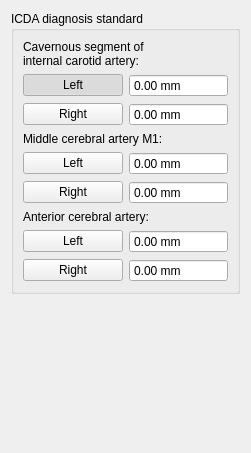
<?xml version="1.0" encoding="UTF-8"?>
<ui version="4.0">
 <class>QInteractorStyleSurfaceCenterLineICDAStandard</class>
 <widget class="QWidget" name="QInteractorStyleSurfaceCenterLineICDAStandard">
  <property name="geometry">
   <rect>
    <x>0</x>
    <y>0</y>
    <width>251</width>
    <height>453</height>
   </rect>
  </property>
  <property name="windowTitle">
   <string>QInteractorStyleSurfaceCenterLineICDAStandard</string>
  </property>
  <layout class="QVBoxLayout" name="verticalLayout_2">
   <item>
    <widget class="QGroupBox" name="groupBox">
     <property name="title">
      <string>ICDA diagnosis standard</string>
     </property>
     <layout class="QVBoxLayout" name="verticalLayout">
      <item>
       <layout class="QGridLayout" name="gridLayout">
        <item row="1" column="0">
         <widget class="QPushButton" name="pushButtonCavernousSegmentOfLeftInternalCarotidArtery">
          <property name="text">
           <string>Left</string>
          </property>
          <property name="checkable">
           <bool>true</bool>
          </property>
          <property name="checked">
           <bool>true</bool>
          </property>
          <attribute name="buttonGroup">
           <string notr="true">buttonGroup</string>
          </attribute>
         </widget>
        </item>
        <item row="0" column="0" colspan="2">
         <widget class="QLabel" name="label">
          <property name="text">
           <string>Cavernous segment of 
internal carotid artery:</string>
          </property>
         </widget>
        </item>
        <item row="1" column="1">
         <widget class="QDoubleSpinBox" name="doubleSpinBoxCavernousSegmentOfLeftInternalCarotidArtery">
          <property name="buttonSymbols">
           <enum>QAbstractSpinBox::NoButtons</enum>
          </property>
          <property name="suffix">
           <string> mm</string>
          </property>
         </widget>
        </item>
        <item row="2" column="0">
         <widget class="QPushButton" name="pushButtonCavernousSegmentOfRightInternalCarotidArtery">
          <property name="text">
           <string>Right</string>
          </property>
          <property name="checkable">
           <bool>true</bool>
          </property>
          <attribute name="buttonGroup">
           <string notr="true">buttonGroup</string>
          </attribute>
         </widget>
        </item>
        <item row="2" column="1">
         <widget class="QDoubleSpinBox" name="doubleSpinBoxCavernousSegmentOfRightInternalCarotidArtery">
          <property name="buttonSymbols">
           <enum>QAbstractSpinBox::NoButtons</enum>
          </property>
          <property name="prefix">
           <string/>
          </property>
          <property name="suffix">
           <string> mm</string>
          </property>
          <property name="maximum">
           <double>99999999999.000000000000000</double>
          </property>
         </widget>
        </item>
       </layout>
      </item>
      <item>
       <layout class="QGridLayout" name="gridLayout_2">
        <item row="1" column="0">
         <widget class="QPushButton" name="pushButtonLeftMiddleCerebralArteryM1">
          <property name="text">
           <string>Left</string>
          </property>
          <property name="checkable">
           <bool>true</bool>
          </property>
          <property name="checked">
           <bool>false</bool>
          </property>
          <attribute name="buttonGroup">
           <string notr="true">buttonGroup</string>
          </attribute>
         </widget>
        </item>
        <item row="1" column="1">
         <widget class="QDoubleSpinBox" name="doubleSpinBoxLeftMiddleCerebralArteryM1">
          <property name="buttonSymbols">
           <enum>QAbstractSpinBox::NoButtons</enum>
          </property>
          <property name="suffix">
           <string> mm</string>
          </property>
         </widget>
        </item>
        <item row="0" column="0" colspan="2">
         <widget class="QLabel" name="label_2">
          <property name="text">
           <string>Middle cerebral artery M1:</string>
          </property>
         </widget>
        </item>
        <item row="2" column="0">
         <widget class="QPushButton" name="pushButtonRightMiddleCerebralArteryM1">
          <property name="text">
           <string>Right</string>
          </property>
          <property name="checkable">
           <bool>true</bool>
          </property>
          <attribute name="buttonGroup">
           <string notr="true">buttonGroup</string>
          </attribute>
         </widget>
        </item>
        <item row="2" column="1">
         <widget class="QDoubleSpinBox" name="doubleSpinBoxRightMiddleCerebralArteryM1">
          <property name="buttonSymbols">
           <enum>QAbstractSpinBox::NoButtons</enum>
          </property>
          <property name="prefix">
           <string/>
          </property>
          <property name="suffix">
           <string> mm</string>
          </property>
          <property name="maximum">
           <double>99999999999.000000000000000</double>
          </property>
         </widget>
        </item>
       </layout>
      </item>
      <item>
       <layout class="QGridLayout" name="gridLayout_3">
        <item row="1" column="0">
         <widget class="QPushButton" name="pushButtonLeftAnteriorCerebralArtery">
          <property name="text">
           <string>Left</string>
          </property>
          <property name="checkable">
           <bool>true</bool>
          </property>
          <property name="checked">
           <bool>false</bool>
          </property>
          <attribute name="buttonGroup">
           <string notr="true">buttonGroup</string>
          </attribute>
         </widget>
        </item>
        <item row="0" column="0" colspan="2">
         <widget class="QLabel" name="label_3">
          <property name="text">
           <string>Anterior cerebral artery:</string>
          </property>
         </widget>
        </item>
        <item row="1" column="1">
         <widget class="QDoubleSpinBox" name="doubleSpinBoxLeftAnteriorCerebralArtery">
          <property name="buttonSymbols">
           <enum>QAbstractSpinBox::NoButtons</enum>
          </property>
          <property name="suffix">
           <string> mm</string>
          </property>
         </widget>
        </item>
        <item row="2" column="0">
         <widget class="QPushButton" name="pushButtonRightAnteriorCerebralArtery">
          <property name="text">
           <string>Right</string>
          </property>
          <property name="checkable">
           <bool>true</bool>
          </property>
          <attribute name="buttonGroup">
           <string notr="true">buttonGroup</string>
          </attribute>
         </widget>
        </item>
        <item row="2" column="1">
         <widget class="QDoubleSpinBox" name="doubleSpinBoxRightAnteriorCerebralArtery">
          <property name="buttonSymbols">
           <enum>QAbstractSpinBox::NoButtons</enum>
          </property>
          <property name="prefix">
           <string/>
          </property>
          <property name="suffix">
           <string> mm</string>
          </property>
          <property name="maximum">
           <double>99999999999.000000000000000</double>
          </property>
         </widget>
        </item>
       </layout>
      </item>
     </layout>
     <zorder></zorder>
     <zorder></zorder>
     <zorder></zorder>
    </widget>
   </item>
   <item>
    <spacer name="verticalSpacer">
     <property name="orientation">
      <enum>Qt::Vertical</enum>
     </property>
     <property name="sizeHint" stdset="0">
      <size>
       <width>178</width>
       <height>3</height>
      </size>
     </property>
    </spacer>
   </item>
  </layout>
 </widget>
 <resources/>
 <connections/>
 <buttongroups>
  <buttongroup name="buttonGroup"/>
 </buttongroups>
</ui>
